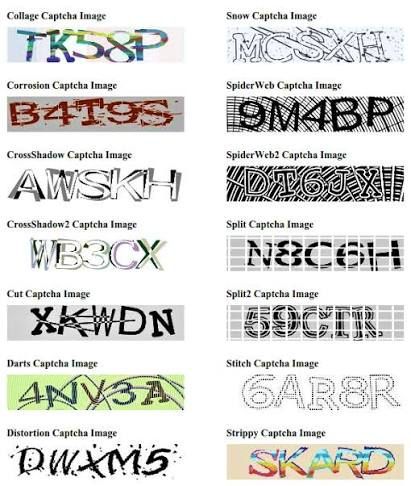
#> input picture reference/captchas1.jpg, 411 x 486 px
$ python -i segmentation.py   (imports and definitions only)
#> lines starting #> are read from the running program, lines starting #| are printed output that depends on the picture; after the words box and inside, x2 and y2 are one past the last pixel; in counts of white or black regions, pixels touching at a corner belong together
#!/usr/bin/env python3
"""segmentation.py — minimal, honest glyph segmentation (t-20261011-f0d2).

Not the S1 product (t-20261011-65ff owns the classic reader). This is the
smallest segmenter that lets a glyph classifier be measured end to end:

    image -> ink polarity + Otsu binarisation -> coarse deskew
          -> text bands (lines) -> word/glyph boxes, left to right

Everything is deterministic, numpy + PIL only, and each step is a plain
function so the S3 tasks can replace one without touching the others.

Deliberate limits (documented rather than hidden): touching letters are split
by valley search and will sometimes split wrongly; heavy structural damage
(split/stitch/strippy) is S3 territory; multi-line labels are supported,
columns of text are not.
"""

from __future__ import annotations

import numpy as np
from PIL import Image

GLYPH_H = 24          # classifier input height
GLYPH_W = 24          # classifier input width


def to_gray(img: Image.Image) -> np.ndarray:
    return np.asarray(img.convert("L"), dtype=np.float64)


def stretch(gray: np.ndarray) -> np.ndarray:
    """Contrast stretch to 0..255, robust to a tiny ink footprint.

    Percentiles 2/98 are the workhorse, but a clean image with very little
    text can put BOTH percentiles on the background (measured: a 640x180
    sheet with a single line gave p2=p98=252), which silently collapsed the
    scale. When the percentile window is degenerate, fall back to the true
    tails; when even those agree, the image is flat and ink is nothing.
    """
    lo, hi = np.percentile(gray, 2), np.percentile(gray, 98)
    if hi - lo < 8.0:
        lo, hi = float(gray.min()), float(gray.max())
    if hi - lo < 1e-6:
        return np.full_like(gray, 0.0)
    return (gray - lo) / (hi - lo) * 255.0


def otsu(gray: np.ndarray) -> float:
    """Otsu's threshold on a 0..255 image (vectorised, deterministic)."""
    hist, _ = np.histogram(gray, bins=256, range=(0, 255))
    hist = hist.astype(np.float64)
    total = hist.sum()
    if total == 0:
        return 127.0
    omega = np.cumsum(hist) / total
    mu = np.cumsum(hist * np.arange(256)) / total
    mu_t = mu[-1]
    denom = omega * (1.0 - omega)
    denom[denom == 0] = 1e-12
    sigma_b = (mu_t * omega - mu) ** 2 / denom
    return float(np.argmax(sigma_b))


def ink_mask(img: Image.Image) -> np.ndarray:
    """Boolean mask, True where ink is — polarity decided from the image.

    Ink is made the BRIGHT side first (invert when the background is light,
    which is the common case), then Otsu separates bright ink from a dark
    background. Getting this backwards selects the background as ink, which
    is exactly the bug this docstring now prevents.
    """
    gray = to_gray(img)
    # polarity from the RAW tones, before any stretching: a stretched image
    # is centred on zero and the mean test would be meaningless on it
    if float(gray.mean()) >= 128.0:        # light background: ink is the dark side
        gray = 255.0 - gray
    gray = stretch(gray)
    threshold = otsu(gray)
    return gray > threshold


def _projection_variance(mask: np.ndarray) -> float:
    rows = mask.sum(axis=1)
    return float(np.var(rows))


def deskew(mask: np.ndarray, limit: float = 8.0, coarse: float = 1.0,
           fine: float = 0.25) -> tuple[np.ndarray, float]:
    """Rotate so text rows are horizontal; chosen by row-profile variance."""
    img = Image.fromarray((mask * 255).astype(np.uint8))

    w0, h0 = img.size

    def rotate_back(angle: float) -> np.ndarray:
        """Rotate, then crop to the original frame.

        Without the crop, expand=True grows the canvas with black corners and
        the row-variance score grows monotonically with |angle| - the optimum
        then sits at the search limit for every image, which is how a deskew
        becomes a no-op that looks confident.
        """
        rot = img.rotate(angle, resample=Image.BILINEAR, expand=True, fillcolor=0)
        rw, rh = rot.size
        left = (rw - w0) // 2
        top = (rh - h0) // 2
        return np.asarray(rot.crop((left, top, left + w0, top + h0))) > 127

    def score(angle: float) -> float:
        return _projection_variance(rotate_back(angle))

    best_angle = 0.0
    best = score(0.0)
    for angle in np.arange(-limit, limit + 1e-9, coarse):
        s = score(float(angle))
        if s > best:
            best, best_angle = s, float(angle)
    for angle in np.arange(best_angle - coarse, best_angle + coarse + 1e-9, fine):
        s = score(float(angle))
        if s > best:
            best, best_angle = s, float(angle)
    if abs(best_angle) < 1e-9:
        return mask, 0.0
    rot = Image.fromarray((mask * 255).astype(np.uint8)).rotate(
        best_angle, resample=Image.BILINEAR, expand=True, fillcolor=0)
    return np.asarray(rot) > 127, best_angle


def _runs(flags: np.ndarray, min_run: int = 1) -> list[tuple[int, int]]:
    """Contiguous True runs in a 1-D boolean array -> (start, end) inclusive."""
    out: list[tuple[int, int]] = []
    start = None
    for i, f in enumerate(flags):
        if f and start is None:
            start = i
        elif not f and start is not None:
            if i - start >= min_run:
                out.append((start, i - 1))
            start = None
    if start is not None and len(flags) - start >= min_run:
        out.append((start, len(flags) - 1))
    return out


def text_bands(mask: np.ndarray, min_ink_frac: float = 0.004,
               merge_gap: int = 2) -> list[tuple[int, int]]:
    """Horizontal bands containing text (candidate lines)."""
    row_ink = mask.sum(axis=1)
    if mask.size == 0:
        return []
    thresh = max(1.0, min_ink_frac * mask.shape[1])
    bands = _runs(row_ink > thresh, min_run=2)
    merged: list[list[int]] = []
    for b in bands:
        if merged and b[0] - merged[-1][1] <= merge_gap + 1:
            merged[-1][1] = b[1]
        else:
            merged.append([b[0], b[1]])
    return [(a, b) for a, b in merged]


def glyph_boxes(mask: np.ndarray, band: tuple[int, int],
                word_gap_frac: float = 0.32,
                split_wide_frac: float = 1.45) -> list[tuple[int, int, int, int, bool]]:
    """Split one band into glyph boxes left to right.

    Returns (x0, y0, x1, y1, space_before). Words are separated at gaps wider
    than word_gap_frac * band height; over-wide letter groups are split at the
    deepest column valley (touching letters).
    """
    y0, y1 = band
    strip = mask[y0:y1 + 1, :]
    height = max(1, y1 - y0 + 1)
    col_ink = strip.sum(axis=0)
    runs = _runs(col_ink > 0, min_run=1)
    if not runs:
        return []
    boxes: list[tuple[int, int, int, int, bool]] = []
    space_gap = word_gap_frac * height
    prev_end = None
    for (a, b) in runs:
        space_before = prev_end is not None and (a - prev_end) >= space_gap
        width = b - a + 1
        if width > split_wide_frac * height and width >= 6:
            # find the deepest valley near the middle and cut there
            mid_lo = a + int(0.25 * width)
            mid_hi = b - int(0.25 * width)
            if mid_hi <= mid_lo:
                boxes.append((a, y0, b, y1, space_before))
            else:
                valley = int(np.argmin(col_ink[mid_lo:mid_hi + 1])) + mid_lo
                pieces = []
                for (x0, x1) in ((a, valley), (valley + 1, b)):
                    sub = _tight_rows(strip[:, x0:x1 + 1], y0)
                    if sub is not None:
                        pieces.append((x0, sub[0], x1, sub[1]))
                for i, (x0, ty0, x1, ty1) in enumerate(pieces):
                    boxes.append((x0, ty0, x1, ty1, space_before if i == 0 else False))
        else:
            sub = _tight_rows(strip[:, a:b + 1], y0)
            if sub is not None:
                boxes.append((a, sub[0], b, sub[1], space_before))
        prev_end = b
    return boxes


def _tight_rows(columns: np.ndarray, y_offset: int) -> tuple[int, int] | None:
    """Tight vertical extent of ink inside a column slice, absolute coords."""
    rows = columns.sum(axis=1)
    run = _runs(rows > 0, min_run=1)
    if not run:
        return None
    return y_offset + run[0][0], y_offset + run[-1][1]


def normalise_glyph(mask: np.ndarray, box: tuple[int, int, int, int],
                    out_h: int = GLYPH_H, out_w: int = GLYPH_W) -> np.ndarray:
    """Crop a glyph and scale it into a fixed-size float32 image in [0, 1]."""
    x0, y0, x1, y1 = box
    crop = mask[y0:y1 + 1, x0:x1 + 1]
    if crop.size == 0:
        return np.zeros((out_h, out_w), dtype=np.float32)
    img = Image.fromarray((crop * 255).astype(np.uint8))
    h, w = crop.shape
    scale = min(out_w / w, out_h / h)
    new_w = max(1, int(round(w * scale)))
    new_h = max(1, int(round(h * scale)))
    img = img.resize((new_w, new_h), Image.BILINEAR)
    canvas = Image.new("L", (out_w, out_h), 0)
    canvas.paste(img, ((out_w - new_w) // 2, (out_h - new_h) // 2))
    return (np.asarray(canvas, dtype=np.float32) / 255.0)


def analyse(img: Image.Image):
    """Full pipeline: image -> (deskewed ink mask, ordered glyph boxes).

    Boxes are (x0, y0, x1, y1) with a space_before flag; the first box of every
    band after the first is forced to space_before=True, because a new line
    means the words are not adjacent text.
    """
    mask = ink_mask(img)
    mask, _ = deskew(mask)
    out: list[tuple[tuple[int, int, int, int], bool]] = []
    for bi, band in enumerate(text_bands(mask)):
        for gi, (x0, y0, x1, y1, space) in enumerate(glyph_boxes(mask, band)):
            if bi > 0 and gi == 0:
                space = True
            out.append(((x0, y0, x1, y1), space))
    return mask, out


def segment(img: Image.Image) -> list[tuple[tuple[int, int, int, int], bool]]:
    """Convenience: analyse() without the mask."""
    return analyse(img)[1]

>>> from PIL import Image
>>> picture = Image.open('../reference/captchas1.jpg')
#> picture is the input picture: PIL image 411x486 RGB; mean R, G, B 216.9, 216.9, 214.1
>>> result = analyse(picture)
#> in ink_mask, `gray = 255.0 - gray`:
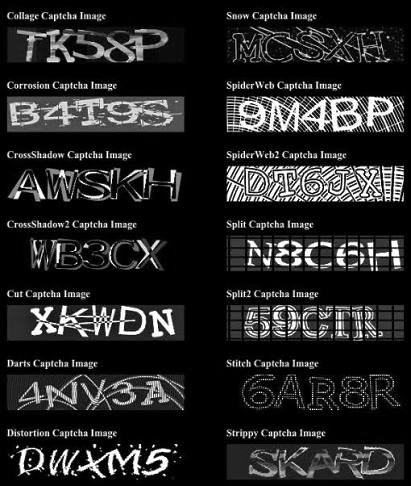
#> gray: shape (486, 411) float64; min 0, max 255, mean 38.4
#> in stretch, `lo, hi = np.percentile(gray, 2), np.percentile(gray, 98)`: lo = 0; hi = 251
#> in otsu, `hist, _ = np.histogram(gray, bins=256, range=(0, 255))`: hist = 256 values, max 80616 at index 0, min 0 at index 51, mean 765.2
#> in otsu, `total = hist.sum()`: total = 195885
#> in otsu, `omega = np.cumsum(hist) / total`: omega = 256 values from 0.412 to 1
#> in otsu, `mu = np.cumsum(hist * np.arange(256)) / total`: mu = 256 values from 0 to 34.59
#> in otsu, `mu_t = mu[-1]`: mu_t = 34.59
#> in otsu, `denom = omega * (1.0 - omega)`: denom = 256 values, max 0.25 at index 2, min 0 at index 255, mean 0.103
#> in otsu, `sigma_b = (mu_t * omega - mu) ** 2 / denom`: sigma_b = 256 values, max 2796 at index 88, min 0 at index 255, mean 2046.3
#> in ink_mask, `threshold = otsu(gray)`: threshold = 88
#> in ink_mask, `return gray > threshold`:
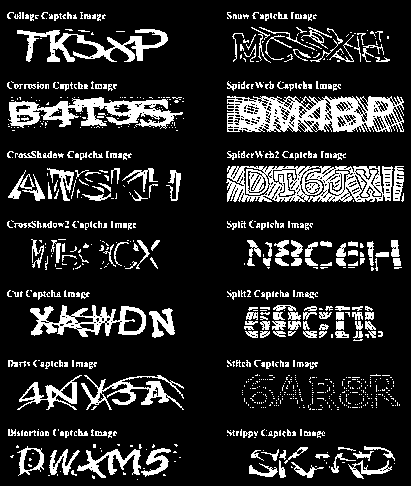
#> returned value: shape (486, 411) bool; 16.1% white; 877 white regions (657 under 20 px), largest, box (x1, y1, x2, y2) and area: (227, 96, 404, 132) 4117, (226, 166, 393, 202) 4044, (8, 97, 183, 129) 2628
#> in _projection_variance, `rows = mask.sum(axis=1)`: rows = 486 values, max 275 at index 114, min 0 at index 0, mean 66.23
#> in deskew, `best = score(0.0)`: best = 4734.6
#> the loop in deskew, `for angle in np.arange(-limit, limit + 1e-9, coarse):` made 17 passes
#> s on passes 1 to 12: 1161.2, 1331.1, 1557.1, 1845.9, 2173.7, 2591.5, 3209.7, 4034.2, 4734.6, 4169.1, 3494.4, 3129.4
#> pass 1, in rotate_back (call 2), `rot = img.rotate(angle, resample=Image.BILINEAR, expand=True, fillcolo..`:
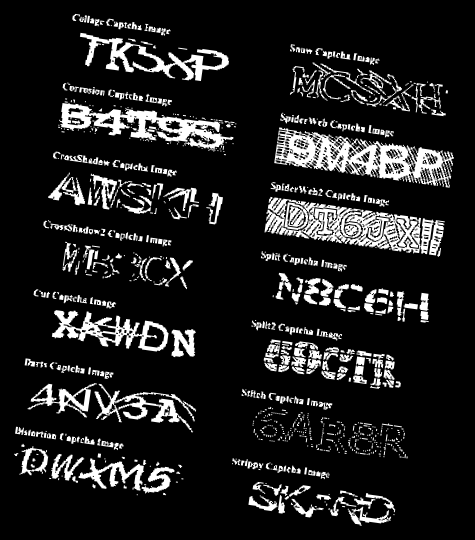
#> rot: PIL image 475x540 L; min 0, max 255, mean 31.9
#> after the loop in deskew, `for angle in np.arange(-limit, limit + 1e-9, coarse):`: best_angle = 0
#> the loop in deskew, `for angle in np.arange(best_angle - coarse, best_angle + coarse + 1e-9..` made 9 passes
#> s on passes 1 to 9: 4034.2, 4259.8, 4489, 4592, 4734.6, 4672, 4530.1, 4373.7, 4169.1
#> pass 1, in rotate_back (call 19), `rot = img.rotate(angle, resample=Image.BILINEAR, expand=True, fillcolo..`:
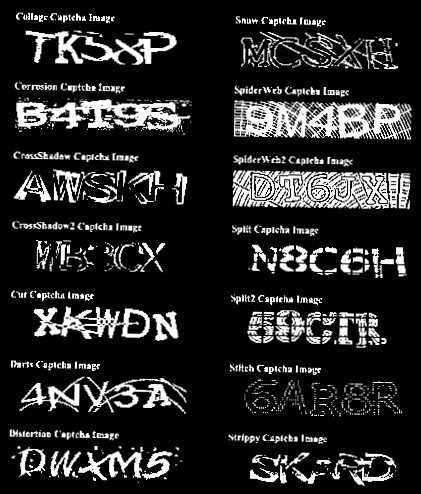
#> rot: PIL image 421x494 L; min 0, max 255, mean 39.4
#> pass 2, in rotate_back (call 20), `rot = img.rotate(angle, resample=Image.BILINEAR, expand=True, fillcolo..`:
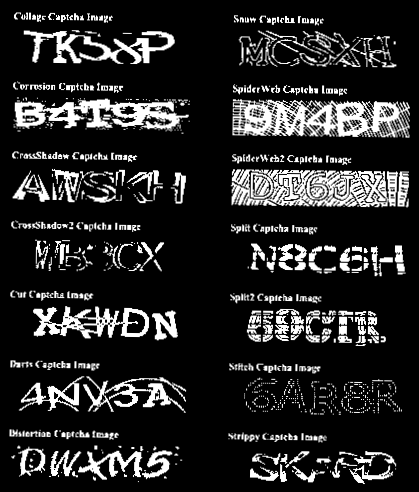
#> rot: PIL image 419x492 L; min 0, max 255, mean 39.7
#> pass 3, in rotate_back (call 21), `rot = img.rotate(angle, resample=Image.BILINEAR, expand=True, fillcolo..`:
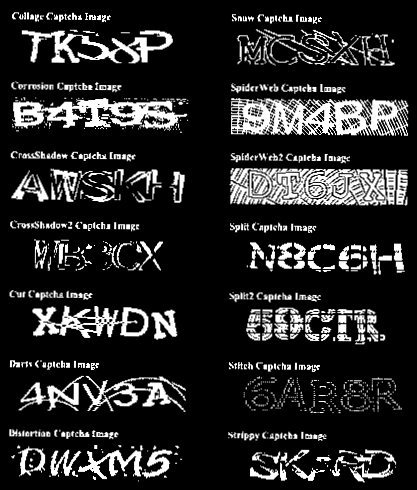
#> rot: PIL image 417x490 L; min 0, max 255, mean 40.1
#> after the loop in deskew, `for angle in np.arange(best_angle - coarse, best_angle + coarse + 1e-9..`: best = 4734.6; best_angle = 0
#> in text_bands, `thresh = max(1.0, min_ink_frac * mask.shape[1])`: thresh = 1.64
#> in text_bands, `bands = _runs(row_ink > thresh, min_run=2)`: bands = [(12, 20), (27, 61), (81, 90), (96, 131), (151, 159), (166, 201), (220, 229), (239, 270), (290, 299), (305, 337), (339, 340), (360, 368), (374, 409), (429, 437), (444, 478)]
#> the loop in analyse, `for bi, band in enumerate(text_bands(mask)):` made 14 passes
#> pass 2, in glyph_boxes (call 2), `strip = mask[y0:y1 + 1, :]`:
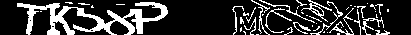
#> strip: shape (35, 411) bool; 20.6% white; 48 white regions (30 under 20 px), largest, box (x1, y1, x2, y2) and area: (17, 2, 168, 35) 1718, (301, 0, 332, 22) 126, (329, 8, 354, 35) 111
